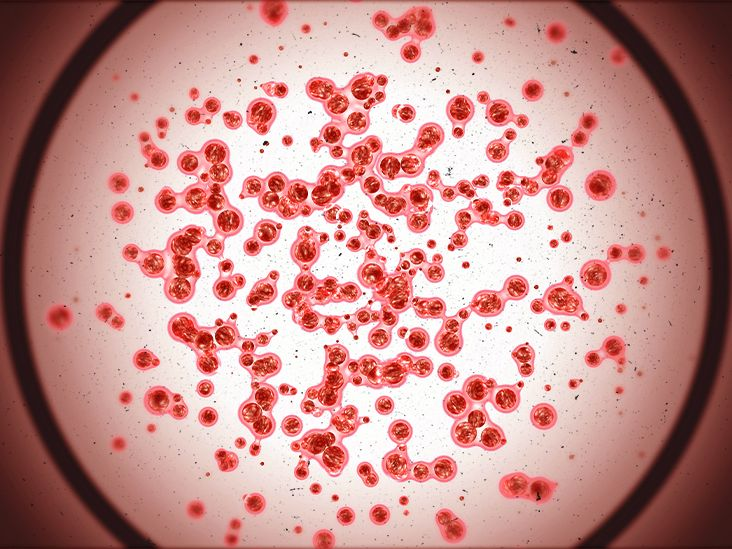
#> input picture data/blood1.jpg, 732 x 549 px
$ python main.py --input_folder data --output_folder out
#> lines starting #> are read from the running program, lines starting #| are printed output that depends on the picture; after the words box and inside, x2 and y2 are one past the last pixel; in counts of white or black regions, pixels touching at a corner belong together
import cv2
import os
import numpy as np
import argparse
import glob

def process_image(image_path, output_folder, scale_percent):
    """
    Reads a single image, detects red objects, counts them, draws contours,
    and saves the result to the output folder.
    """
#> called with image_path = 'data/blood1.jpg', output_folder = 'out', scale_percent = 80
    try:
        img = cv2.imread(image_path)
#> img is the input picture: shape (549, 732, 3); mean B, G, R 139.8, 143.7, 196
        if img is None:
            print(f"Warning: Could not read image {image_path}. Skipping.")
            return

        width = int(img.shape[1] * scale_percent / 100)
#> width = 585
        height = int(img.shape[0] * scale_percent / 100)
#> height = 439
        dim = (width, height)
#> dim = (585, 439)
        resized = cv2.resize(img, dim, interpolation=cv2.INTER_AREA)

        hsv_img = cv2.cvtColor(resized, cv2.COLOR_BGR2HSV)
#> hsv_img: shape (439, 585, 3); mean H, S, V 38, 86.5, 196.3

        lower1 = np.array([0, 100, 20])
        upper1 = np.array([10, 255, 255])

        lower2 = np.array([160, 100, 20])
        upper2 = np.array([179, 255, 255])

        lower_mask = cv2.inRange(hsv_img, lower1, upper1)
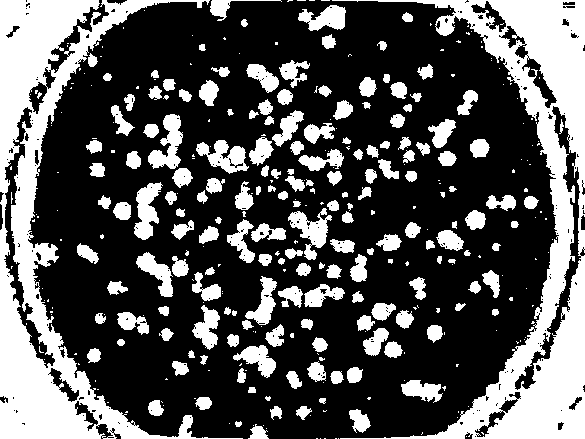
#> lower_mask: shape (439, 585); 33.1% white; 362 white regions (190 under 20 px), largest, box (x1, y1, x2, y2) and area: (332, 0, 585, 439) 25665, (0, 0, 243, 439) 25483, (148, 114, 183, 169) 977
        upper_mask = cv2.inRange(hsv_img, lower2, upper2)
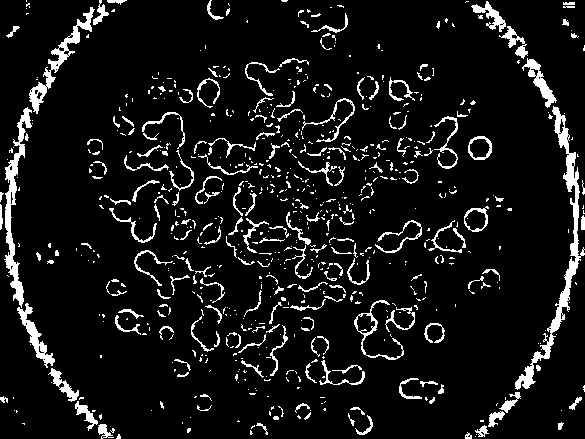
#> upper_mask: shape (439, 585); 8.4% white; 734 white regions (545 under 20 px), largest, box (x1, y1, x2, y2) and area: (515, 106, 585, 390) 2289, (4, 107, 32, 308) 1473, (29, 7, 95, 114) 1048
        full_mask = lower_mask + upper_mask
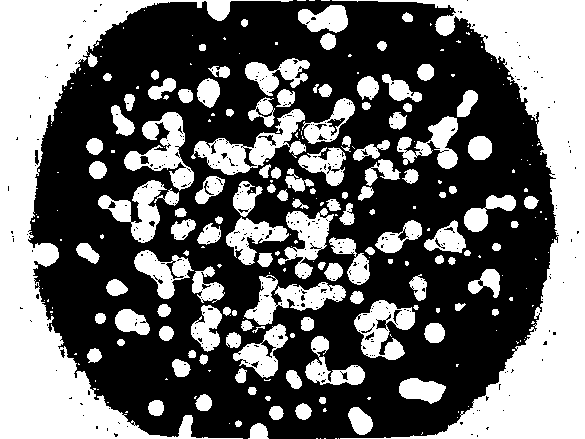
#> full_mask: shape (439, 585); 41.5% white; 269 white regions (142 under 20 px)

        result_img = cv2.bitwise_and(resized, resized, mask=full_mask)
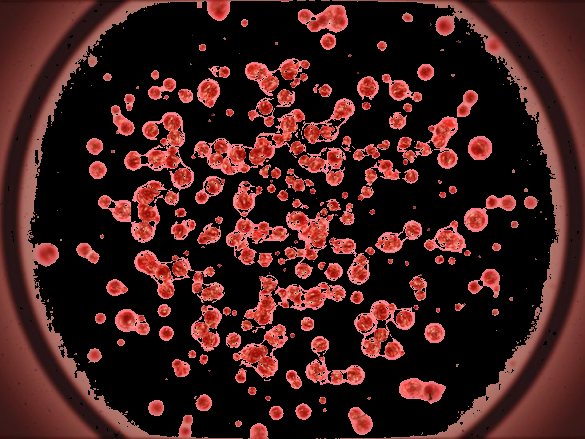
#> result_img: shape (439, 585, 3); mean B, G, R 27.3, 29, 62.9

        contours, _ = cv2.findContours(full_mask, cv2.RETR_EXTERNAL, cv2.CHAIN_APPROX_SIMPLE)
#> contours = 269 contours, 152 with area under 20; largest, box (x1, y1, x2, y2) and area: (0, 0, 293, 439) 29654, (332, 0, 585, 439) 29234, (191, 109, 306, 175) 2663, (124, 112, 194, 191) 2164, (354, 300, 415, 360) 2032

        for contour in contours:
            cv2.drawContours(result_img, [contour], -1, (36, 255, 12), 1)
#> this loop made 269 passes
#> contour on passes 1 to 3: [[338, 438]], [[335, 438], [336, 438]], [[324, 438], [325, 438]]
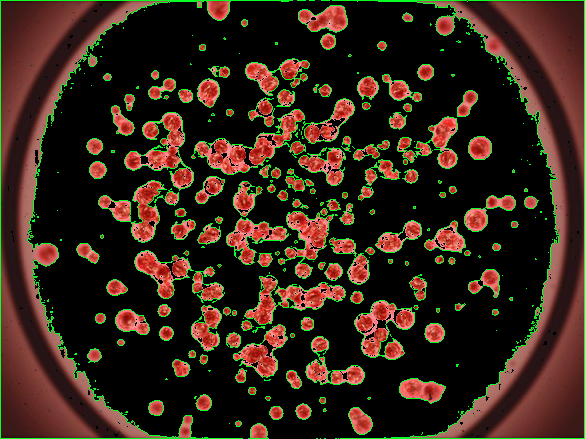
#> result_img: shape (439, 585, 3); 5.25% of pixels changed, all inside (x1, y1, x2, y2) = (0, 0, 585, 439)

        cell_count = len(contours)
#> cell_count = 269
        text = f"Detected Cells: {cell_count}"
#> text = 'Detected Cells: 269'
        font = cv2.FONT_HERSHEY_SIMPLEX
#> font = 0

        position = (10, 30)
        font_scale = 0.7
        font_color = (255, 255, 255)
        thickness = 1

        cv2.putText(result_img, text, position, font, font_scale, font_color, thickness)
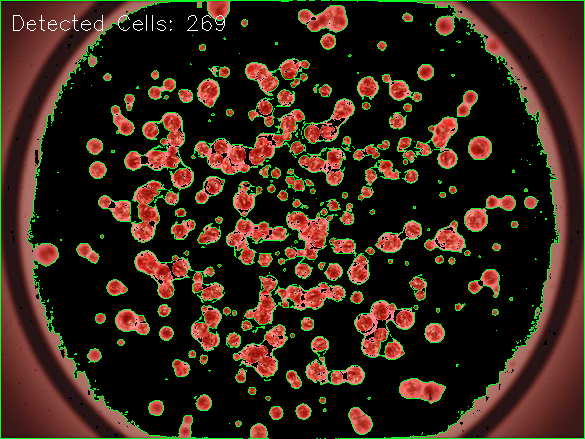
#> result_img: shape (439, 585, 3); 0.19% of pixels changed, all inside (x1, y1, x2, y2) = (13, 15, 225, 31)

        filename = os.path.basename(image_path)
        output_path = os.path.join(output_folder, filename)
        cv2.imwrite(output_path, result_img)

        print(f"Processed: {filename} - Found {cell_count} cells.")
#| Processed: blood1.jpg - Found 269 cells.

    except Exception as e:
        print(f"Error processing {image_path}: {e}")

def main():
    parser = argparse.ArgumentParser(description="Detect red blood cells in images using OpenCV.")
    parser.add_argument("-i", "--input_folder", help="Folder containing input images.", required=True)
    parser.add_argument("-o", "--output_folder", help="Folder to save processed images.", required=True)
    parser.add_argument("-s", "--scale", help="Scale percent for resizing (default: 80).", type=int, default=80)

    args = parser.parse_args()

    if not os.path.exists(args.output_folder):
        os.makedirs(args.output_folder)

    image_files = glob.glob(os.path.join(args.input_folder, "*.jpg"))
    image_files.extend(glob.glob(os.path.join(args.input_folder, "*.png")))

    if not image_files:
        print(f"No .jpg or .png images found in '{args.input_folder}'.")
        return

    print(f"Found {len(image_files)} images to process.")

    for image_path in image_files:
        process_image(image_path, args.output_folder, args.scale)

    print("\nProcessing complete!")

if __name__ == "__main__":
    main()
